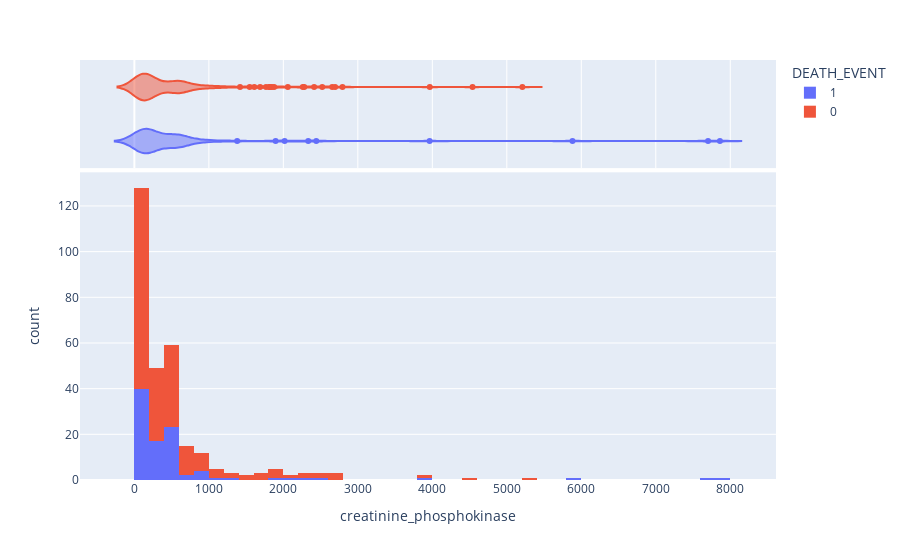

The notebook cell saved with this chart:
### Markdown cell above
**Hist Plots**

### Code cell
fig = px.histogram(heart_data, x="creatinine_phosphokinase", color="DEATH_EVENT", marginal="violin", hover_data=heart_data.columns)
fig.show()

### Figure 1 — Plotly figure (JSON) as saved in the notebook; plotly's stock layout.template omitted (floating-point values rounded to 4 significant figures; data arrays with more than 128 entries replaced by an {"elided": "..."} marker saying what was removed)
{"data": [{"alignmentgroup": "True", "bingroup": "x", "hovertemplate": "DEATH_EVENT=1<br>creatinine_phosphokinase=%{x}<br>count=%{y}<extra></extra>", "legendgroup": "1", "marker": {"color": "#636efa", "pattern": {"shape": ""}}, "name": "1", "offsetgroup": "1", "orientation": "v", "showlegend": true, "type": "histogram", "x": [582, 7861, 146, 111, 160, 47, 246, 315, 157, 123, 81, 231, 981, 168, 379, 149, 582, 125, 582, 128, 220, 582, 148, 112, 122, 60, 70, 582, 23, 249, 94, 582, 60, 855, 235, 582, 124, 571, 588, 582, 1380, 582, 553, 129, 577, 91, 3964, 69, 260, 371, 789, 364, 7702, 318, 582, 68, 250, 110, 161, 113, 5882, 582, 47, 76, 280, 154, 328, 129, 143, 582, 582, 168, 805, 943, 582, 233, 2334, 2442, 776, 66, 176, 395, 99, 145, 104, 582, 1896, 582, 418, 131, 427, 582, 166, 2017, 258, 1199], "xaxis": "x", "yaxis": "y"}, {"alignmentgroup": "True", "customdata": {"elided": "96x12 float values"}, "hovertemplate": "DEATH_EVENT=%{customdata[11]}<br>creatinine_phosphokinase=%{x}<br>age=%{customdata[0]}<br>anaemia=%{customdata[1]}<br>diabetes=%{customdata[2]}<br>ejection_fraction=%{customdata[3]}<br>high_blood_pressure=%{customdata[4]}<br>platelets=%{customdata[5]}<br>serum_creatinine=%{customdata[6]}<br>serum_sodium=%{customdata[7]}<br>sex=%{customdata[8]}<br>smoking=%{customdata[9]}<br>time=%{customdata[10]}<extra></extra>", "legendgroup": "1", "marker": {"color": "#636efa"}, "name": "1", "offsetgroup": "1", "scalegroup": "x", "showlegend": false, "type": "violin", "x": [582, 7861, 146, 111, 160, 47, 246, 315, 157, 123, 81, 231, 981, 168, 379, 149, 582, 125, 582, 128, 220, 582, 148, 112, 122, 60, 70, 582, 23, 249, 94, 582, 60, 855, 235, 582, 124, 571, 588, 582, 1380, 582, 553, 129, 577, 91, 3964, 69, 260, 371, 789, 364, 7702, 318, 582, 68, 250, 110, 161, 113, 5882, 582, 47, 76, 280, 154, 328, 129, 143, 582, 582, 168, 805, 943, 582, 233, 2334, 2442, 776, 66, 176, 395, 99, 145, 104, 582, 1896, 582, 418, 131, 427, 582, 166, 2017, 258, 1199], "xaxis": "x2", "yaxis": "y2"}, {"alignmentgroup": "True", "bingroup": "x", "hovertemplate": "DEATH_EVENT=0<br>creatinine_phosphokinase=%{x}<br>count=%{y}<extra></extra>", "legendgroup": "0", "marker": {"color": "#EF553B", "pattern": {"shape": ""}}, "name": "0", "offsetgroup": "0", "orientation": "v", "showlegend": true, "type": "histogram", "x": {"elided": "203 int values"}, "xaxis": "x", "yaxis": "y"}, {"alignmentgroup": "True", "customdata": {"elided": "203x12 float values"}, "hovertemplate": "DEATH_EVENT=%{customdata[11]}<br>creatinine_phosphokinase=%{x}<br>age=%{customdata[0]}<br>anaemia=%{customdata[1]}<br>diabetes=%{customdata[2]}<br>ejection_fraction=%{customdata[3]}<br>high_blood_pressure=%{customdata[4]}<br>platelets=%{customdata[5]}<br>serum_creatinine=%{customdata[6]}<br>serum_sodium=%{customdata[7]}<br>sex=%{customdata[8]}<br>smoking=%{customdata[9]}<br>time=%{customdata[10]}<extra></extra>", "legendgroup": "0", "marker": {"color": "#EF553B"}, "name": "0", "offsetgroup": "0", "scalegroup": "x", "showlegend": false, "type": "violin", "x": {"elided": "203 int values"}, "xaxis": "x2", "yaxis": "y2"}], "layout": {"barmode": "relative", "legend": {"title": {"text": "DEATH_EVENT"}, "tracegroupgap": 0}, "margin": {"t": 60}, "xaxis": {"anchor": "y", "domain": [0, 1], "title": {"text": "creatinine_phosphokinase"}}, "xaxis2": {"anchor": "y2", "domain": [0, 1], "matches": "x", "showgrid": true, "showticklabels": false}, "yaxis": {"anchor": "x", "domain": [0, 0.7326], "title": {"text": "count"}}, "yaxis2": {"anchor": "x2", "domain": [0.7426, 1], "matches": "y2", "showgrid": false, "showline": false, "showticklabels": false, "ticks": ""}}}
